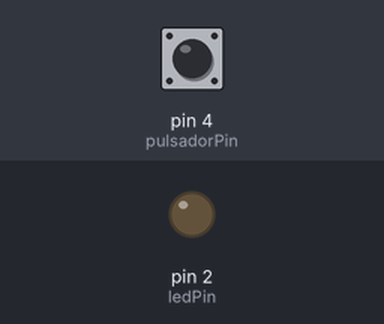
Recording of a sketch running on a simulated Arduino Uno, built with avr-gcc and run on an emulated ATmega328P. On the bench: output pins drawn as LEDs (lit = HIGH). The test bench sets the inputs (shaded band); at power-on: pin 4 (pulsadorPin) HIGH.

Above: at 1.2 s.
1.3 s: pin 4 (pulsadorPin) pulled LOW for 0.15 s
At 1.37 s:
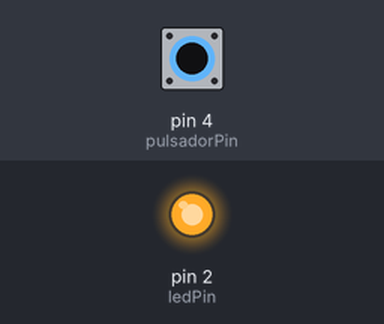
2.9 s: pin 4 (pulsadorPin) pulled LOW for 3.2 s
At 7.4 s:
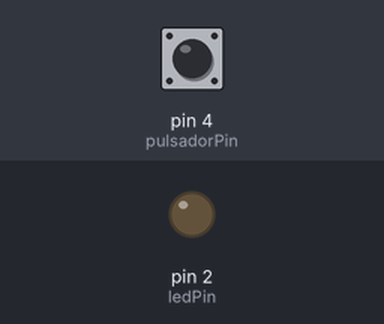
Timing chart, 0 to 8.9 s (numbered marks = the images above; inputs shaded):
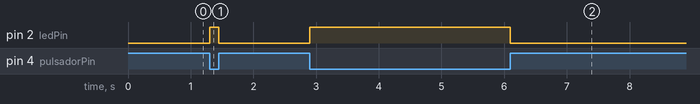

Measured:
- after the input at 1.3 s, pin 2 (ledPin): LOW → HIGH at once, → LOW 0.15 s later
- after the input at 2.9 s, pin 2 (ledPin): LOW → HIGH at once, → LOW 3.2 s later

The sketch:

Led-interruptor.ino
```cpp
const int ledPin = 2;     // Pin donde está conectado el LED
const int pulsadorPin = 4;  // Pin donde está conectado el pulsador

void setup() {
  pinMode(ledPin, OUTPUT);       // Configura el pin del LED como salida
  pinMode(pulsadorPin, INPUT_PULLUP); // Configura el pin del botón como entrada con pull-up
}

void loop() {
  // Lee el estado del botón
  int estadoPulsador = digitalRead(pulsadorPin);

  // Si el botón es presionado (el estado es LOW)
  if (estadoPulsador == LOW) {
    digitalWrite(ledPin, HIGH);  // Enciende el LED
  } else {
    digitalWrite(ledPin, LOW);   // Apaga el LED
  }
}
```
